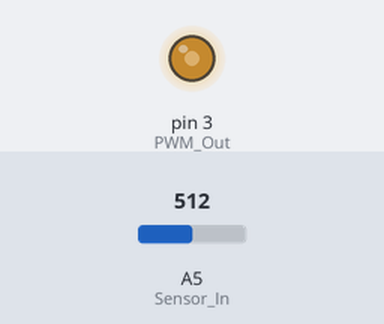
This program was run on a simulated Arduino Nano, built with avr-gcc and run on an emulated ATmega328P. Shown: output pins drawn as LEDs (lit = HIGH). Inputs (shaded band) come from the test bench; at power-on: A5 (Sensor_In) = 512.

Above: at 1.2 s.
1.3 s: A5 (Sensor_In) set to 716
At 2.2 s:
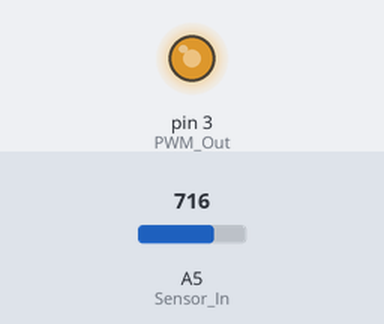
2.8 s: A5 (Sensor_In) set to 900
At 3.4 s:
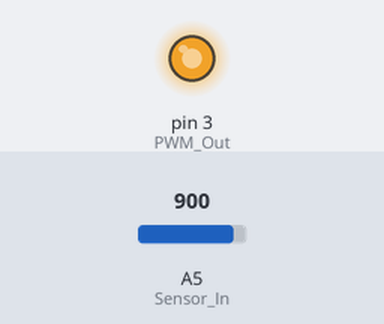
4.3 s: A5 (Sensor_In) set to 122
At 5.5 s:
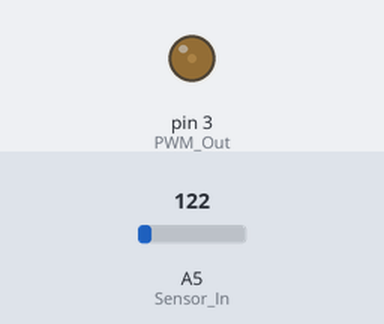
5.8 s: A5 (Sensor_In) set to 0
At 6.8 s:
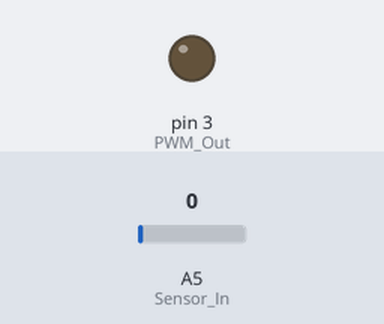
7.3 s: A5 (Sensor_In) set to 511
At 8.0 s:
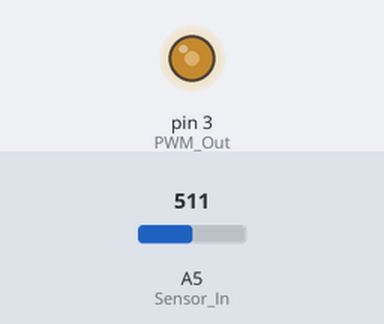
Timing chart, 0 to 9.8 s (numbered marks = the images above; inputs shaded):
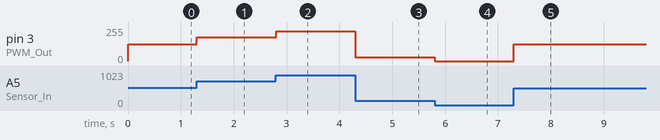

The program:

main.cpp
```cpp
#include <Arduino.h>

#define PWM_Out 3
#define Sensor_In A5

void setup() {
    pinMode(PWM_Out, OUTPUT);
    pinMode(Sensor_In, INPUT);

    Serial.begin(9600);


    digitalWrite(LED_BUILTIN, true);
}

void loop(){
    int x = map(analogRead(Sensor_In), 0, 1024, 0, 255);
    analogWrite(PWM_Out, x);
}
```

Measured:
- after the input at 1.3 s, pin 3 (PWM_Out): 127/255 → 178/255 at once
- after the input at 2.8 s, pin 3 (PWM_Out): 178/255 → 224/255 at once
- after the input at 4.3 s, pin 3 (PWM_Out): 224/255 → 30/255 at once
- after the input at 5.8 s, pin 3 (PWM_Out): 30/255 → 0/255 at once
- after the input at 7.3 s, pin 3 (PWM_Out): 0/255 → 127/255 at once
